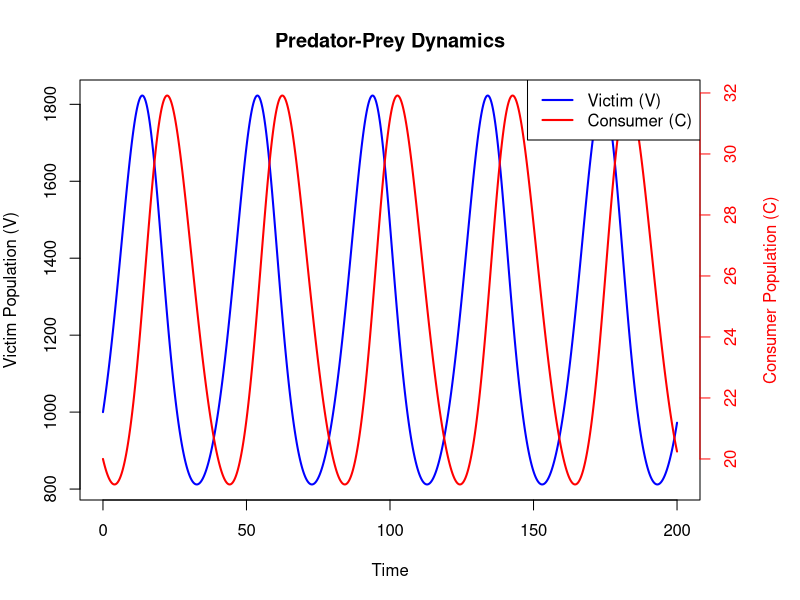
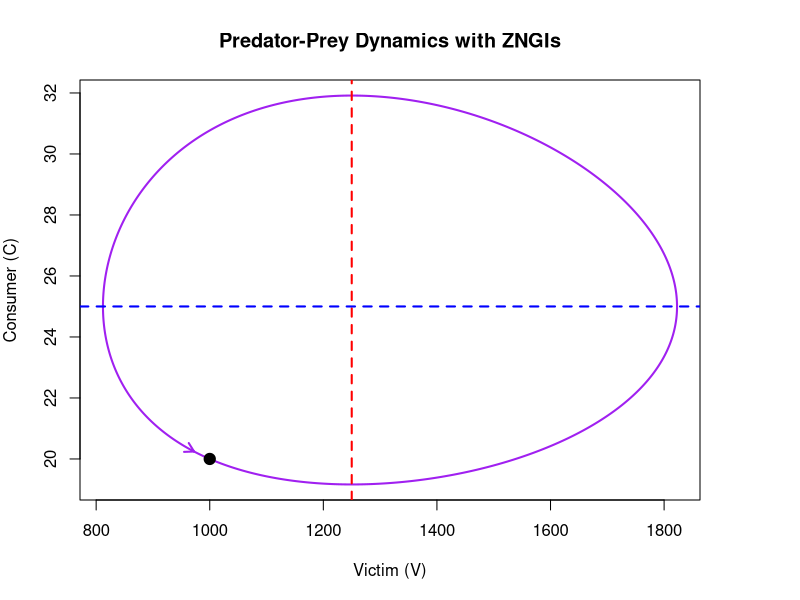

Write the R code that produced these figures, in order.
## ---- chunk 1
library(deSolve)
## ---- chunk 2
predator_prey_model <- function(t, state, parameters) {
  with(as.list(c(state, parameters)), {
    dV <- R * V - a * V * C  # Victim (prey) growth equation
    dC <- a * f * V * C - q * C  # Consumer (predator) growth equation
    
    list(c(dV, dC))
  })
}
## ---- chunk 3
parameters <- c(R = 0.25, # Victim (prey) growth rate
                a = 0.01, # Attack rate
                f = 0.008, # Conversion efficiency
                q = 0.1)  # Predator death rate

initial_state <- c(V = 1000,  # Initial victim population
                   C = 20)   # Initial consumer population
## ---- chunk 4
time <- seq(0, 200, by = 0.1)  # Time sequence
output <- ode(y = initial_state, times = time, func = predator_prey_model, parms = parameters)
output_df <- as.data.frame(output)
## ---- chunk 5
# Make room in the right-hand margin for the second axis label
par(mar = c(5, 4, 4, 5))

# Plot victim population on the primary y-axis
plot(output_df$time, output_df$V, type = "l", col = "blue", lwd = 2, 
     ylab = "Victim Population (V)", xlab = "Time", main = "Predator-Prey Dynamics")

# Add consumer population on a secondary y-axis
par(new = TRUE)
plot(output_df$time, output_df$C, type = "l", col = "red", lwd = 2, 
     axes = FALSE, xlab = "", ylab = "")
axis(side = 4, col = "red", col.axis = "red")
mtext("Consumer Population (C)", side = 4, line = 3, col = "red")

# Add legend
legend("topright", legend = c("Victim (V)", "Consumer (C)"), 
       col = c("blue", "red"), lwd = 2)
## ---- chunk 6
plot(output_df$V, output_df$C, type = "l", col = "purple", lwd = 2, 
     xlab = "Victim (V)", ylab = "Consumer (C)", 
     main = "Predator-Prey Dynamics with ZNGIs")

# Consumer ZNGI: dC/dt = 0 when V = q / (a * f) (a vertical line)
abline(v = parameters["q"] / (parameters["a"] * parameters["f"]), col = "red",
       lwd = 2, lty = 2)
# Victim ZNGI: dV/dt = 0 when C = R / a (a horizontal line)
abline(h = parameters["R"] / parameters["a"], col = "blue", lwd = 2, lty = 2)

# Add point for initial population sizes
points(output_df$V[1], output_df$C[1], pch = 19, col = "black", cex = 1.5)

# Add a direction arrow only if the final step has visible movement.
n <- nrow(output_df)
step_inches <- c(
  diff(grconvertX(output_df$V[c(n - 1, n)], from = "user", to = "inches")),
  diff(grconvertY(output_df$C[c(n - 1, n)], from = "user", to = "inches"))
)
if (all(is.finite(step_inches)) && sqrt(sum(step_inches^2)) > 1e-3) {
  arrows(x0 = output_df$V[n - 1], y0 = output_df$C[n - 1],
         x1 = output_df$V[n], y1 = output_df$C[n],
         col = "purple", length = 0.1, lwd = 2)
}
